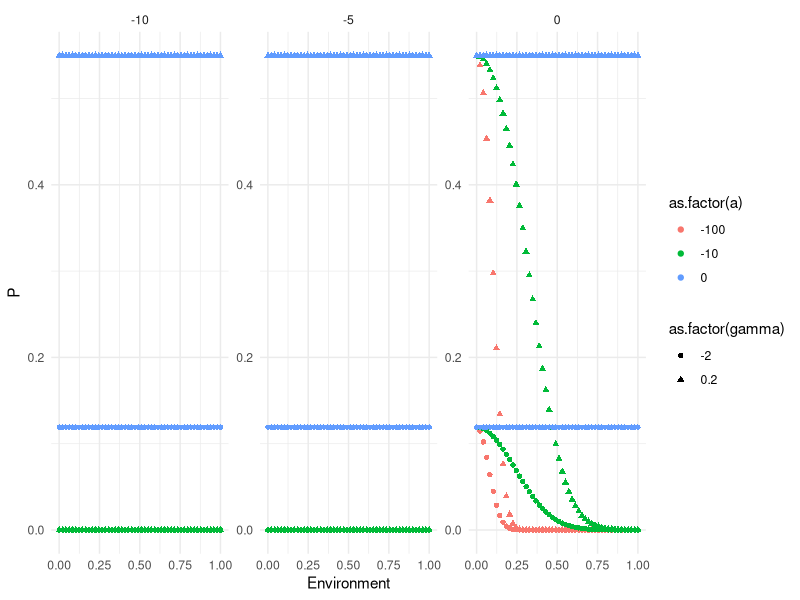
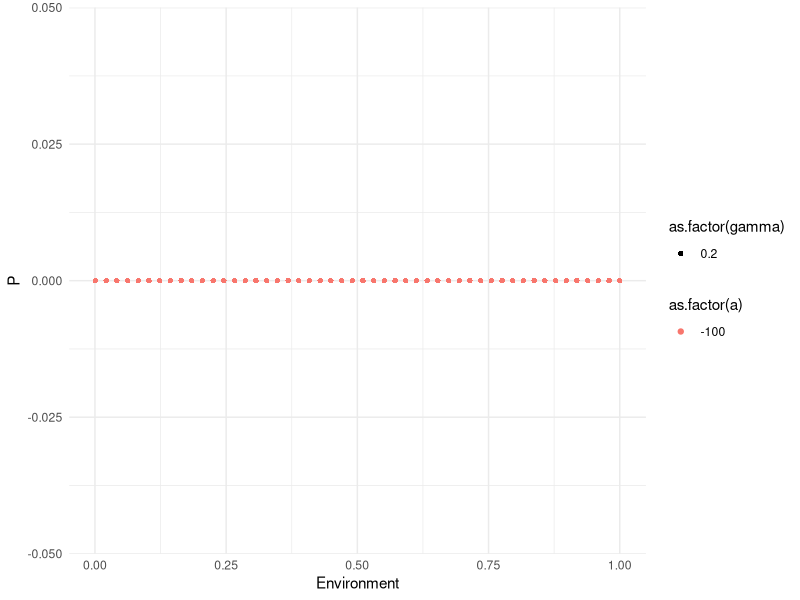

Recreate these plots in R, in order.
## ---- chunk 1
library(tidyverse)
## ---- chunk 2
# Generates all combination of parmeters (12)
parameters <- tidyr::crossing(
  a = c(0, -10, -100),
  O = c(-10, -5, 0),
  gamma = c( -2, 0.2),
  Environment = (seq(0.001,1, length.out =50)) # log
) %>% 
  mutate(P = 1 / (1 + exp(-(a * (Environment - O)^2 + gamma)))) %>% 
  unite(a, O, gamma, col = "Combinaison", sep = " ", remove = F) %>% 
  mutate(Combinaison = as.factor(Combinaison))
## ---- chunk 3
ggplot(parameters, aes(x=Environment, y=P, col = as.factor(a))) +
  theme_minimal() +
  geom_point(aes(shape= as.factor(gamma))) +
  facet_wrap(~ O, scales = "free", nrow = 1)

parameters %>% 
  filter(Combinaison=="-100 -10 0.2") %>% 
ggplot(aes(x=Environment, y=P, col = as.factor(a))) +
  theme_minimal() +
  geom_point(aes(shape= as.factor(gamma)))
